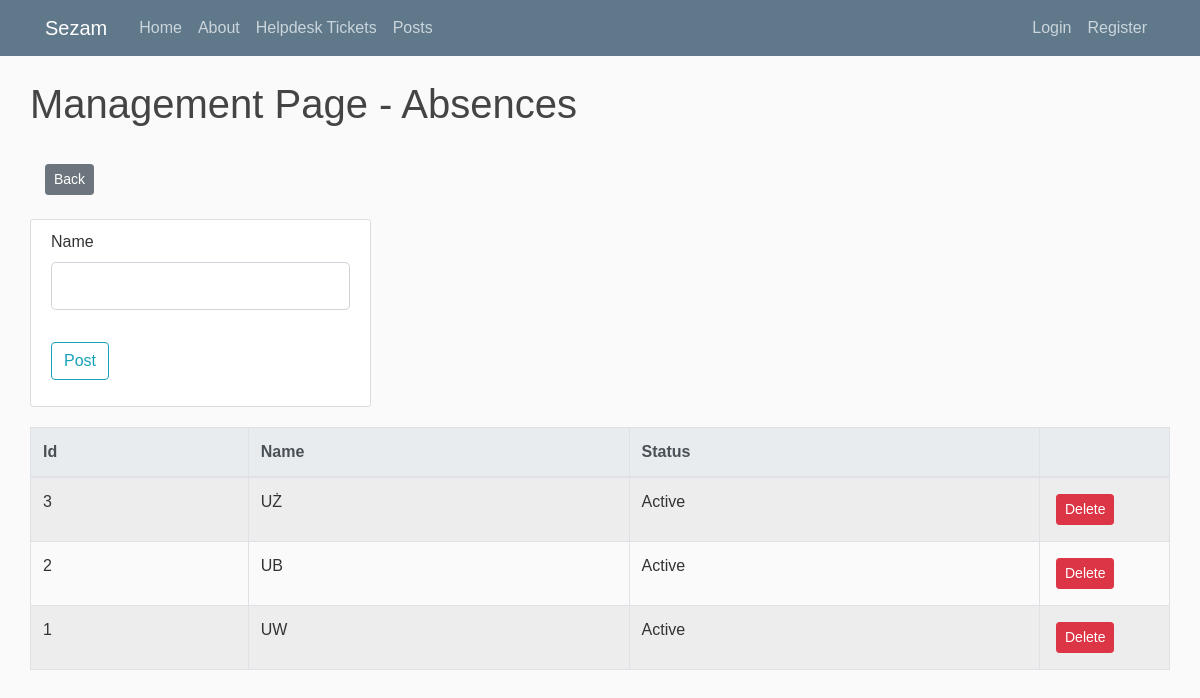
/mgmt_absence/add_item, run on the app's committed database.
### sezam.py (models this page shows, shortened)
class Absence(db.Model):
    id = db.Column(db.Integer, primary_key=True)
    name = db.Column(db.String(100), nullable=False)
    status = db.Column(db.String(100), default='Active')

### sezam.py (the view)
@app.route("/mgmt_absence/add_item", methods=['GET','POST'])
def mgmt_absence_add_item():
    form = AddOrderItemForm()
    if form.validate_on_submit():
        name = form.name.data
        absence_item = Absence(name=name, status='Active')
        db.session.add(absence_item)
        db.session.commit()
        flash('Item has been add','success')
    form.name.data=""
    absence_items=Absence.query.order_by(Absence.id.desc())
    return render_template('mgmt_absence_add_item.html', form=form, absence_items=absence_items)

### sezam.py
class AddOrderItemForm(FlaskForm):
    name = StringField('Name', validators=[DataRequired()])
    submit = SubmitField('Post')

### templates/mgmt_absence_add_item.html (shortened to what this page needs)
{% extends "layout2.html" %}
{% block content %}
    <h1>Management Page - Absences</h1><br><br>
    <div class="container">
        <br><a class="btn btn-secondary btn-sm mt-1" href="{{ url_for('mgmt_hr') }}">Back </a><br><br>
    </div>
    <div class="content-section">
        <form method="POST" action="">
            <fieldset class="form-group">
                <div class="form-group">
                    {{ form.name.label(class="form-control-label") }}
                    {% if form.name.errors %}
                        {{ form.name(class="form-control form-control-lg is-invalid") }}
                        <div class="invalid-feedback">
                            {% for error in form.name.errors %}
                                <span>{{ error }}</span>
                            {% endfor %}
                        </div>
                    {% else %}
                        {{ form.name(class="form-control form-control-lg") }}
                    {% endif %}
                </div>
            </fieldset>
            <div class="form-group">
                {{ form.submit(class="btn btn-outline-info") }}
            </div>
        </form>
    </div>
    <table id="example" class="table table-striped table-bordered" style="width:100%">
        <thead class="thead-light">
        <tr>
            <th>Id</td>
            <th>Name</td>
            <th>Status</td>
            <th></td>
          </tr>
        </thead>
        <tbody>
          {% for absence_item in absence_items %}
          <tr>
              <td>{{ absence_item.id }}</td>
              <td>{{ absence_item.name }}</td>
              <td>{{ absence_item.status }}</td>
              <td width="130">
                {% if absence_item.status == 'Active' %}
                <a href="/delete_absence/{{absence_item.id}}" class="btn btn-danger btn-sm m-1">Delete</a>
                {% else %}
                <a href="/restore_absence/{{absence_item.id}}" class="btn btn-success btn-sm m-1">Restore</a>
                {% endif %}
            </td>
          </tr>
          {% endfor %}
        </tbody>
{% endblock content %}

### static/main.css (style rules this page uses)
body { background: #fafafa; color: #333333; margin-top: 5rem; }
h1, h2, h3, h4, h5, h6 { color: #444444; }
.content-section { background: #ffffff; padding: 10px 20px; border: 1px solid #dddddd; border-radius: 3px; margin-bottom: 20px; }
body { font-family: Verdana, sans-serif; }

### data on the page
Absence: id "3", name "UŻ", status "Active"
Absence: id "2", name "UB", status "Active"
Absence: id "1", name "UW", status "Active"
